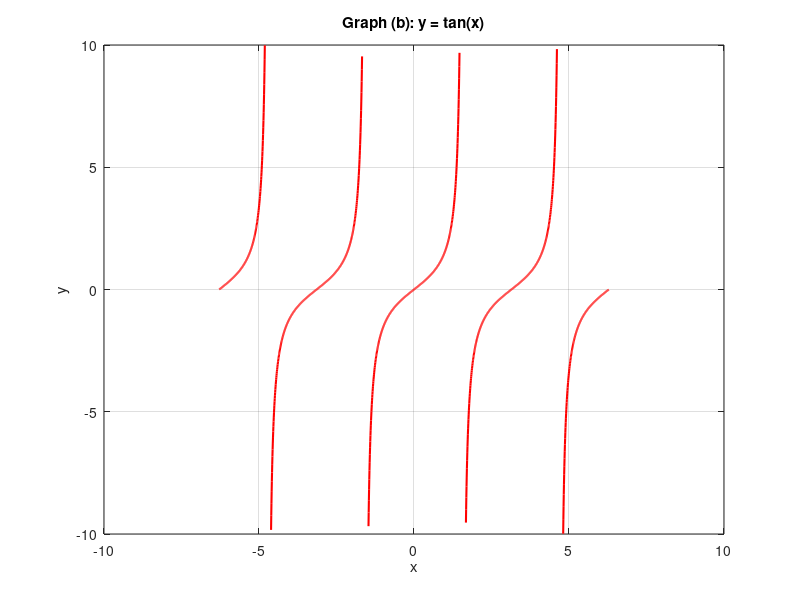

Source code (MATLAB):
% Save this as equation_b.m
x2 = linspace(-2*pi, 2*pi, 2000);
y2 = tan(x2);

% Remove vertical asymptotes from the drawing
y2(abs(y2) > 10) = NaN; 

figure(2)
plot(x2, y2, 'r', 'LineWidth', 1.5)
grid on
xlabel('x'); ylabel('y')
title('Graph (b): y = tan(x)')
ylim([-10 10])
